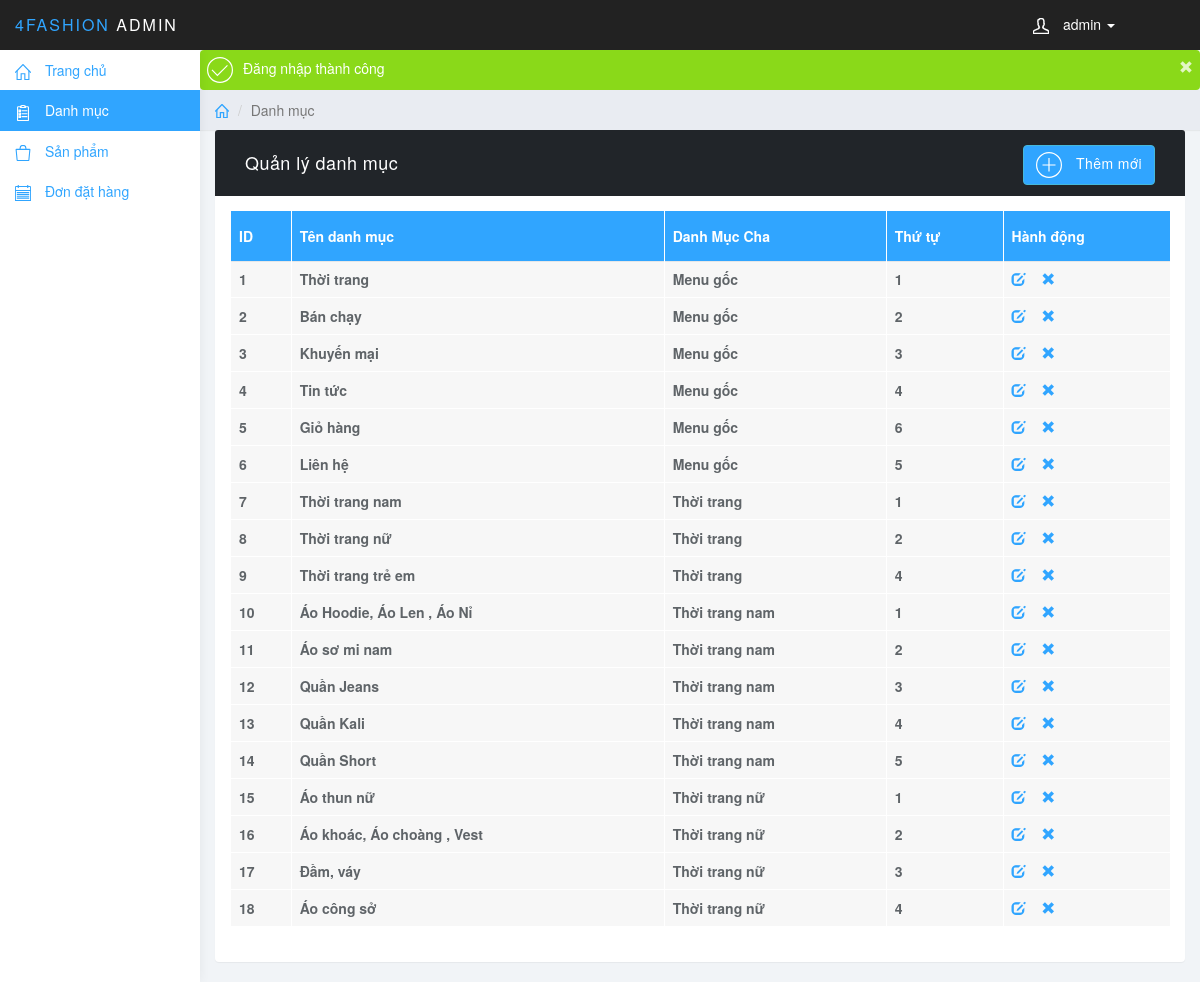
The app's page /admin/danh_muc.php (signed in) with its own data.
### tables this page shows
CREATE TABLE `catalog` (
  `id` int(11) NOT NULL,
  `name` varchar(100) NOT NULL,
  `description` varchar(255) DEFAULT NULL,
  `parent_id` int(11) NOT NULL,
  `sort_order` tinyint(4) NOT NULL,
  `created` datetime NOT NULL DEFAULT current_timestamp()
);

### core/database.php (called while the page is built, shortened)
<?php
class Database
{
    private $connect;
    public function __construct()
    {
        $host = 'localhost';
        $username = 'root';
        $password = '';
        $database = 'shopthoitrang';
        $this->connect = mysqli_connect($host, $username, $password, $database);
        $this->connect->set_charset('utf8');
    }
    public function getAll($sql)
    {
        return $this->connect->query($sql)->fetch_all(MYSQLI_ASSOC);
    }
    public function getFirst($sql)
    {
        return $this->connect->query($sql)->fetch_assoc();
    }
}
$db = new Database;

### admin/danh_muc.php (the view, shortened to what this page needs)
<?php
require('../core/database.php');
$list = $db->getAll("SELECT * FROM catalog ORDER BY parent_id ASC");
?>
<?php include('./layout/head.php'); ?>
<div class="row">
    <ol class="breadcrumb">
        <li><a href="#"><svg class="glyph stroked home">
                    <use xlink:href="#stroked-home"></use>
                </svg></a></li>
        <li class="active">Danh mục</li>
    </ol>
</div>
<div class="row">
    <div class="col-lg-12">
        <div class="panel panel-info">
            <div class="panel-heading">
                <div class="col-md-8">Quản lý danh mục</div>
                <div class="col-md-4 text-right"><a href="./danh_muc_add.php" class='btn btn-info'><svg class="glyph stroked plus sign">
                            <use xlink:href="#stroked-plus-sign" />
                        </svg> Thêm mới</a></div>
            </div>
            <div class="panel-body">
                <div class="table-responsive">
                    <table class="table table-hover">
                        <thead>
                            <tr class="info">
                                <th>ID</th>
                                <th>Tên danh mục</th>
                                <th>Danh Mục Cha</th>
                                <th>Thứ tự</th>
                                <th>Hành động</th>
                            </tr>
                        </thead>
                        <tbody>
                            <?php foreach ($list as $value) { ?>
                                <tr>
                                    <td><strong><?php echo $value['id']; ?></strong></td>
                                    <td><strong><?php echo $value['name']; ?></strong></td>
                                    <td><strong>
                                            <?php
                                            if ($value['parent_id'] == 0)
                                                echo "Menu gốc";
                                            else {
                                                $re = $db->getFirst("SELECT * FROM catalog WHERE id = {$value['parent_id']}");
                                                echo $re['name'];
                                            }
                                            ?>
                                        </strong>
                                    </td>
                                    <td><strong><?php echo $value['sort_order']; ?></strong></td>
                                    <td class="list_td aligncenter">
                                        <a href="./danh_muc_edit.php?id=<?php echo $value['id']; ?>" title="Sửa"><span class="glyphicon glyphicon-edit"></span></a>&nbsp;&nbsp;&nbsp;
                                        <a href="./danh_muc_delete.php?id=<?php echo $value['id']; ?>" title="Xóa"> <span class="glyphicon glyphicon-remove" onclick=" return confirm('Bạn chắc chắn muốn xóa')"></span> </a>
                                    </td>
                                </tr>
                            <?php } ?>
                        </tbody>
                    </table>
                </div>
            </div>
        </div>
    </div>
</div>
<?php include('./layout/footer.php'); ?>

### admin/public/css/styles.css (style rules this page uses)
body { background: #f1f4f7; padding-top: 50px; color: #5f6468; }
a, a:hover, a:focus { color: #30a5ff; }
.panel { border: 0; }
.panel-heading { font-size: 18px; font-weight: 300; letter-spacing: 0.025em; height: 66px; line-height: 45px; }
.breadcrumb { border-radius: 0; padding: 10px 15px; background: #e9ecf2; box-shadow: 0 1px 1px rgba(0, 0, 0, .05); margin: 0 ; }
.table { background: #f7f7f7; }
.table>thead>tr>th { border-bottom: 1px solid #e6e7e8; vertical-align: middle; height: 50px; }
.breadcrumb .glyph { height: 14px; width: 14px; margin: -2px 0 0 0; stroke-width: 4px; }
.alert .glyph, .panel-heading .glyph { width: 26px; height: 26px; margin: 0 10px 0 0; stroke-width: 2px; }

### admin/layout/head.php (style rules this page uses)
.glyph { fill: currentColor; display: inline-block; margin-left: auto; margin-right: auto; position: relative; text-align: center; vertical-align: middle; width: 70%; height: 70%; }

### records on screen
catalog: id "1", name "Thời trang", parent_id "Menu gốc", sort_order "1"
catalog: id "2", name "Bán chạy", parent_id "Menu gốc", sort_order "2"
catalog: id "3", name "Khuyến mại", parent_id "Menu gốc", sort_order "3"
catalog: id "4", name "Tin tức", parent_id "Menu gốc", sort_order "4"
catalog: id "5", name "Giỏ hàng", parent_id "Menu gốc", sort_order "6"
catalog: id "6", name "Liên hệ", parent_id "Menu gốc", sort_order "5"
catalog: id "7", name "Thời trang nam", catalog.name "Thời trang", sort_order "1"
catalog: id "8", name "Thời trang nữ", catalog.name "Thời trang", sort_order "2"
catalog: id "9", name "Thời trang trẻ em", catalog.name "Thời trang", sort_order "4"
catalog: id "10", name "Áo Hoodie, Áo Len , Áo Nỉ", catalog.name "Thời trang nam", sort_order "1"
catalog: id "11", name "Áo sơ mi nam", catalog.name "Thời trang nam", sort_order "2"
catalog: id "12", name "Quần Jeans", catalog.name "Thời trang nam", sort_order "3"
catalog: id "13", name "Quần Kali", catalog.name "Thời trang nam", sort_order "4"
catalog: id "14", name "Quần Short", catalog.name "Thời trang nam", sort_order "5"
catalog: id "15", name "Áo thun nữ", catalog.name "Thời trang nữ", sort_order "1"
catalog: id "16", name "Áo khoác, Áo choàng , Vest", catalog.name "Thời trang nữ", sort_order "2"
catalog: id "17", name "Đầm, váy", catalog.name "Thời trang nữ", sort_order "3"
catalog: id "18", name "Áo công sở", catalog.name "Thời trang nữ", sort_order "4"

### other values on screen
$login['name'] "admin"
Flash::get('message_success') "Đăng nhập thành công"
